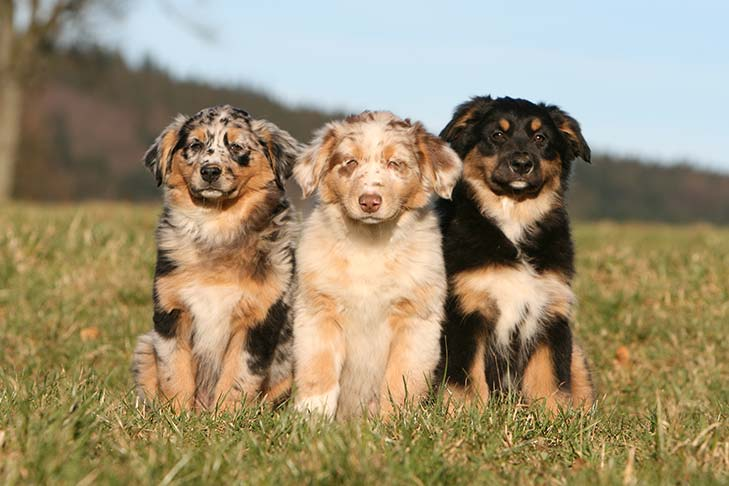
#> input picture dogs.jpg, 729 x 486 px; its folder holds only this picture in this run
$ python -i augment.py   (imports and definitions only)
#> lines starting #> are read from the running program, lines starting #| are printed output that depends on the picture
import cv2
import random
import numpy as np
import os

# [78 lines left out: functions flip, flip_random, blur, shift, rotate, not called in this run]

def add_noise(image_path):
    '''
    Adds noise to an image by converting to HSV and then generating noise.

    Arguments:
        image_path (str): path to image
    '''
#> called with image_path = 'dogs.jpg'

    rng = np.random.default_rng(30)
    image = cv2.imread(image_path)
#> image is the input picture: shape (486, 729, 3); mean B, G, R 115.1, 144.1, 157.9
    rows, cols = image.shape[:2]
#> rows = 486; cols = 729
    aug_img = cv2.cvtColor(image, cv2.COLOR_RGB2HSV)
#> aug_img: shape (486, 729, 3); mean H, S, V 83.5, 97.6, 165.2
    h, s, v = cv2.split(aug_img)
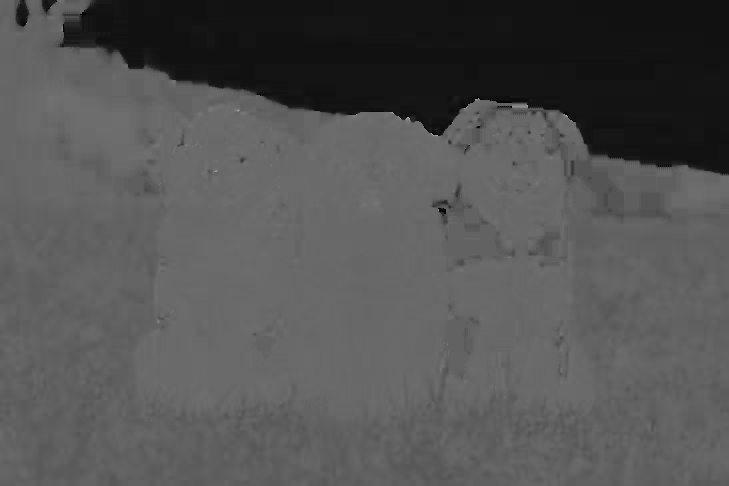
#> h: shape (486, 729); min 0, max 176, mean 83.5
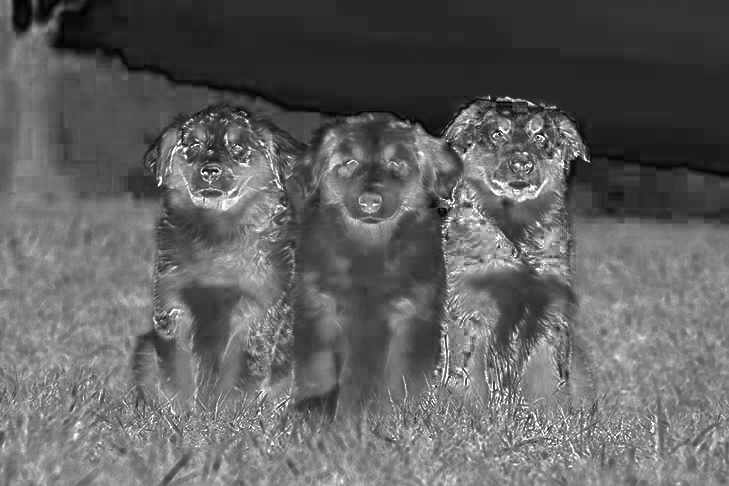
#> s: shape (486, 729); min 0, max 255, mean 97.6
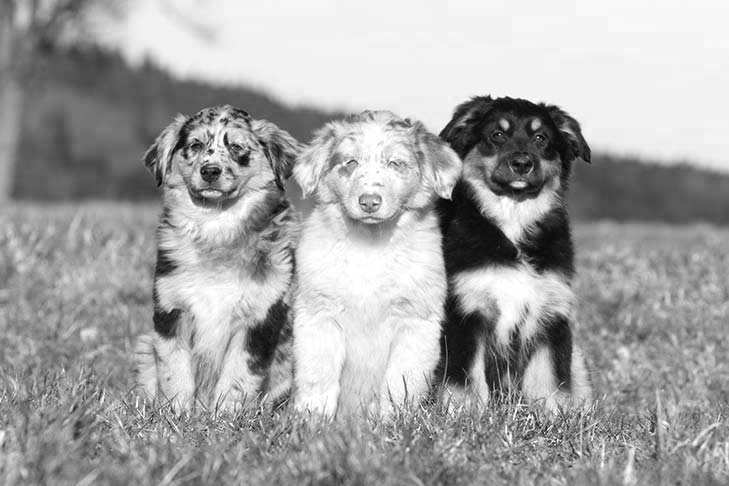
#> v: shape (486, 729); min 1, max 255, mean 165.2

    h += rng.normal(0, 30, size=(rows, cols)).astype(np.uint8)
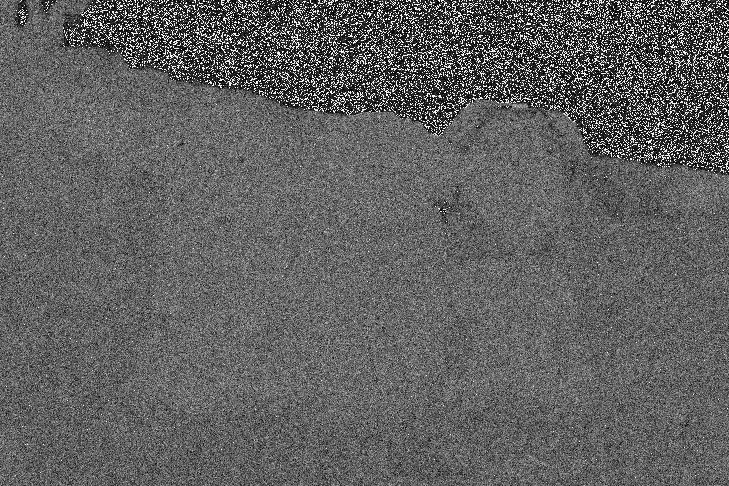
#> h: shape (486, 729); min 0, max 255, mean 97.1
    s += rng.normal(0, 10, size=(rows, cols)).astype(np.uint8)
    v += rng.normal(0, 5, size=(rows, cols)).astype(np.uint8)
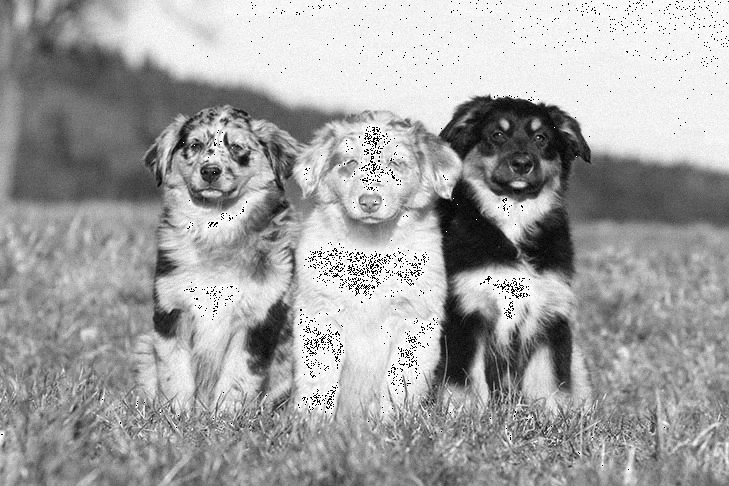
#> v: shape (486, 729); min 0, max 255, mean 163

    aug_img = cv2.merge([h, s, v])
#> aug_img: shape (486, 729, 3); mean H, S, V 97.1, 97.6, 163
    return cv2.cvtColor(aug_img, cv2.COLOR_HSV2RGB)
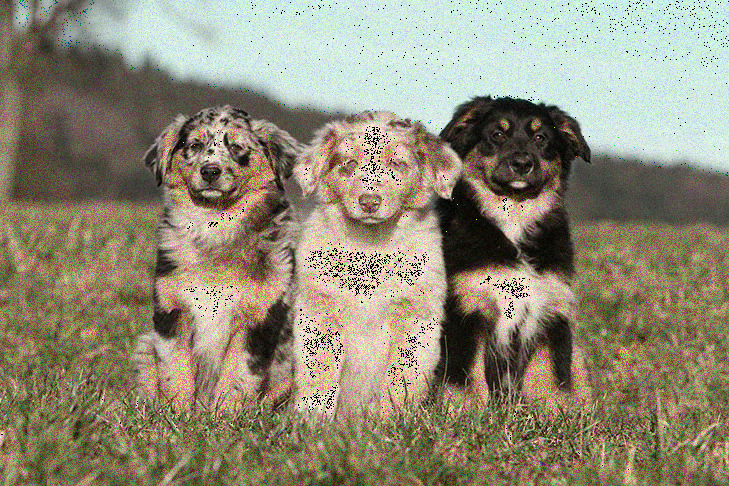
#> returned value: shape (486, 729, 3); mean B, G, R 118.6, 139, 144.9
# [10 lines left out: function morphological_transform, not called in this run]

# [31 lines not run here, left out]
        #print(original_image_path)

>>> result = add_noise('dogs.jpg')
